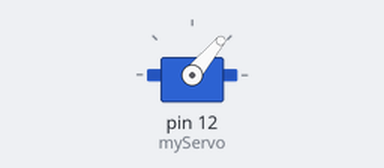
Simulated run of this sketch. Board: Arduino Uno, built with avr-gcc and run on an emulated ATmega328P. Shown: servo.

Above: at 0.05 s.
At 4.0 s:
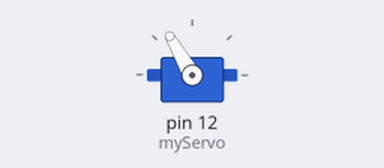
Timing chart, 0 to 5.2 s (numbered marks = the images above):
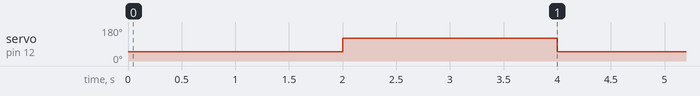

The sketch:

Code_to_Servomotor.ino
```cpp
/*
* Curators: Agnes Elfvingsson, Filippo De Togni
* Date: 10/10/2024
* Affiliation: IOIO Lab, Malmö University
*
* Sketch Name: Code_to_Servomotor
* Behaviour: The motor oscillates between two predefined values
* Components required: Micro Servo, Polar Capacitor (100µF)
* Based on: https://docs.arduino.cc/learn/electronics/servo-motors/
*
* Extra info here: See image and video 'Code_to_Servomotor' for wiring diagram
* and a preview of expexted behaviour
*/

#include <Servo.h> // The 'Servo' library is needed to control the servomotor

Servo myServo; // Create a variable of type 'Servo'

// Change these two values to make the motor move to different positions
// Keep the two values between 0 – 180
int positionOne = 50;
int positionTwo = 120;

int motPin = 12; // The motor's signal input

void setup() {
  myServo.attach(12);
}

void loop() {
  myServo.write(positionOne);
  delay(2000);
  myServo.write(positionTwo);
  delay(2000);
}
```

Measured:
- by itself, servo on pin 12 (myServo): alternates 120° for 2.0 s and 50° for 2.0 s
